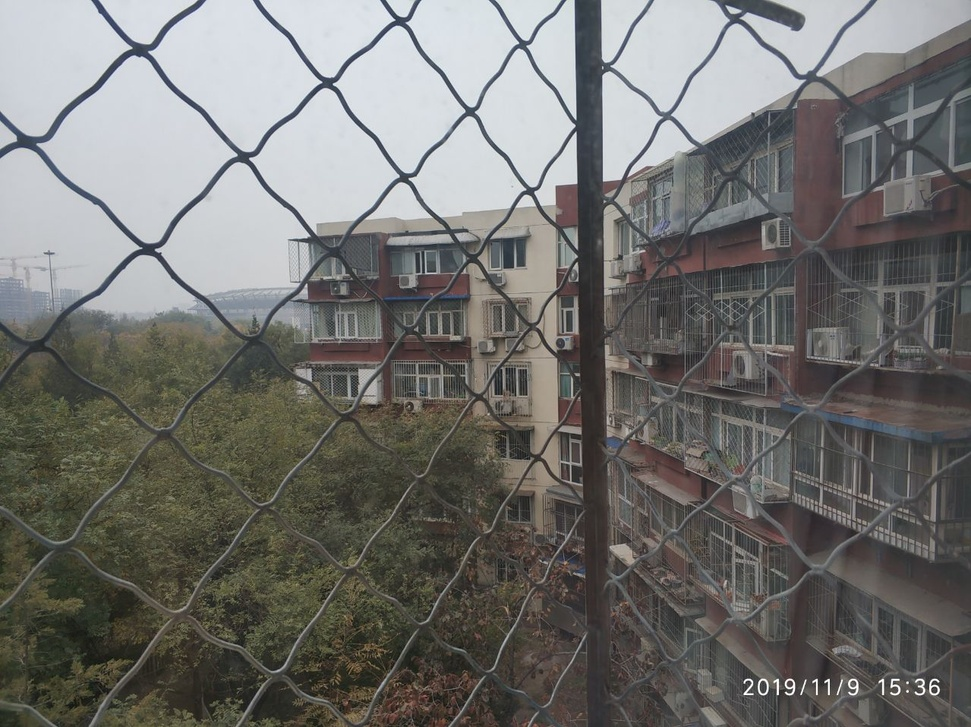
#> input picture res/1.jpg, 971 x 727 px, shrunk from 1279 x 957 before the run
$ python main.py res/1.jpg res/2.jpg
#> lines starting #> are read from the running program, lines starting #| are printed output that depends on the picture
### utils.py
# !/usr/bin/env python
# -*- coding:utf-8 -*-
# @Time  : 2019/11/9 下午1:11
# @Author: LiLinYang
# @File  : utils.py

import cv2
import numpy as np


class FindKeyPointsAndMatching:
    def __init__(self):
        self.sift = cv2.xfeatures2d.SIFT_create()
        self.brute = cv2.BFMatcher()

    def get_key_points(self, img1, img2):
        g_img1 = cv2.cvtColor(img1, cv2.COLOR_BGR2GRAY)
        g_img2 = cv2.cvtColor(img2, cv2.COLOR_BGR2GRAY)
        kp1, kp2 = {}, {}
        print('=============> Detecting key points!')
        kp1['kp'], kp1['des'] = self.sift.detectAndCompute(g_img1, None)
        kp2['kp'], kp2['des'] = self.sift.detectAndCompute(g_img2, None)
        return kp1, kp2

    def match(self, kp1, kp2):
        print('===========>Match key points!')
        matches = self.brute.knnMatch(kp1['des'], kp2['des'], k=2)
        good_matches = []

        for i, (m, n) in enumerate(matches):
            if m.distance < 0.7 * n.distance:
                good_matches.append((m.trainIdx, m.queryIdx))

        if len(good_matches) > 4:
            key_points1 = kp1['kp']
            key_points2 = kp2['kp']

            matched_kp1 = np.float32(
                [key_points1[i].pt for (_, i) in good_matches]
            )

            matched_kp2 = np.float32(
                [key_points2[i].pt for (i, _) in good_matches]
            )


            print('=============> Random sampling and computing the homography matrix!')
            homo_matrix, _ = cv2.findHomography(matched_kp1, matched_kp2, cv2.RANSAC, 4)
            return homo_matrix
        else:
            return None


class PasteTwoImages:
    def __init__(self):
        pass

    def __call__(self, img1, img2, homo_matrix):
        h1, w1 = img1.shape[0], img1.shape[1]
        h2, w2 = img2.shape[0], img2.shape[1]
        rect1 = np.array([[0, 0], [0, h1], [w1, h1], [w1, 0]], dtype=np.float32).reshape(
            (4, 1, 2))
        rect2 = np.array([[0, 0], [0, h2], [w2, h2], [w2, 0]], dtype=np.float32).reshape(
            (4, 1, 2))
        trans_rect1 = cv2.perspectiveTransform(rect1, homo_matrix)
        total_rect = np.concatenate((rect2, trans_rect1), axis=0)
        min_x, min_y = np.int32(total_rect.min(axis=0).ravel())
        max_x, max_y = np.int32(total_rect.max(axis=0).ravel())
        shift_to_zero_matrix = np.array([[1, 0, -min_x], [0, 1, -min_y], [0, 0, 1]])

        trans_img1 = cv2.warpPerspective(img1, shift_to_zero_matrix.dot(homo_matrix),
                                         (max_x - min_x, max_y - min_y))

        trans_img1[-min_y:h2 - min_y, -min_x:w2 - min_x] = img2
        return trans_img1

### main.py
# !/usr/bin/env python
# -*- coding:utf-8 -*-
# @Time  : 2019/11/9 下午12:46
# @Author: LiLinYang
# @File  : main.py

import cv2
import sys
import utils

# [18 lines of commented-out code are left out]


image1 = cv2.imread("res/1.jpg")
#> image1 is the input picture: shape (727, 971, 3); mean B, G, R 109.8, 112.7, 113.2
image2 = cv2.imread("res/2.jpg")
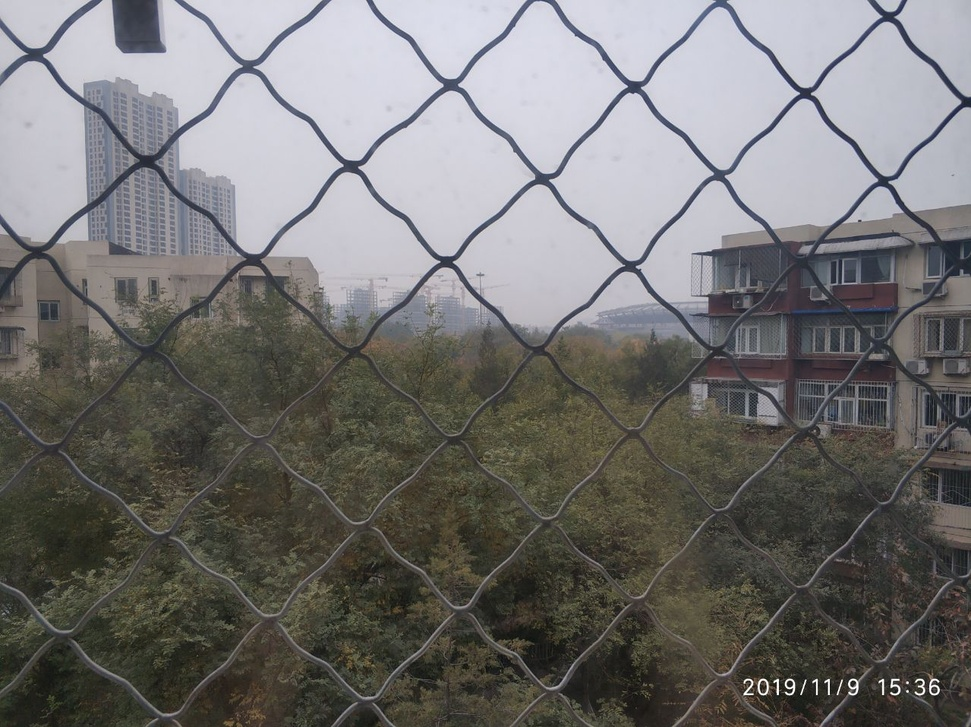
#> input picture res/2.jpg, 971 x 727 px, shrunk from 1279 x 957 before the run
#> image2 is the input picture: shape (727, 971, 3); mean B, G, R 112.7, 113.9, 115
stitch_match = utils.FindKeyPointsAndMatching()
kp1, kp2 = stitch_match.get_key_points(img1=image1, img2=image2)
#> in get_key_points, `g_img1 = cv2.cvtColor(img1, cv2.COLOR_BGR2GRAY)`:
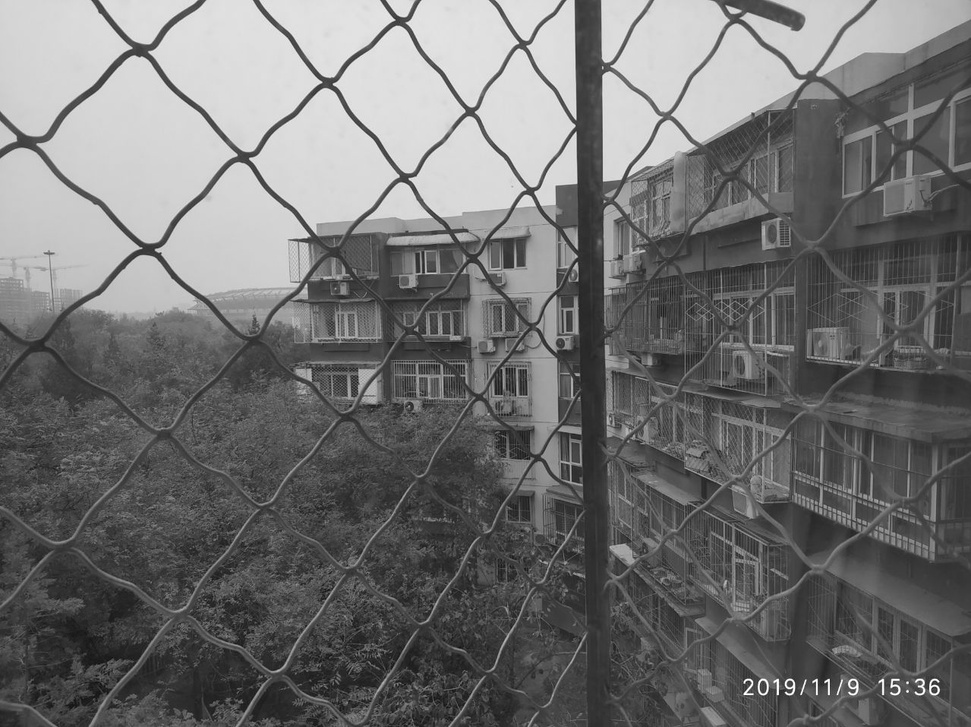
#> g_img1: shape (727, 971); min 12, max 255, mean 112.5
#> in get_key_points, `g_img2 = cv2.cvtColor(img2, cv2.COLOR_BGR2GRAY)`:
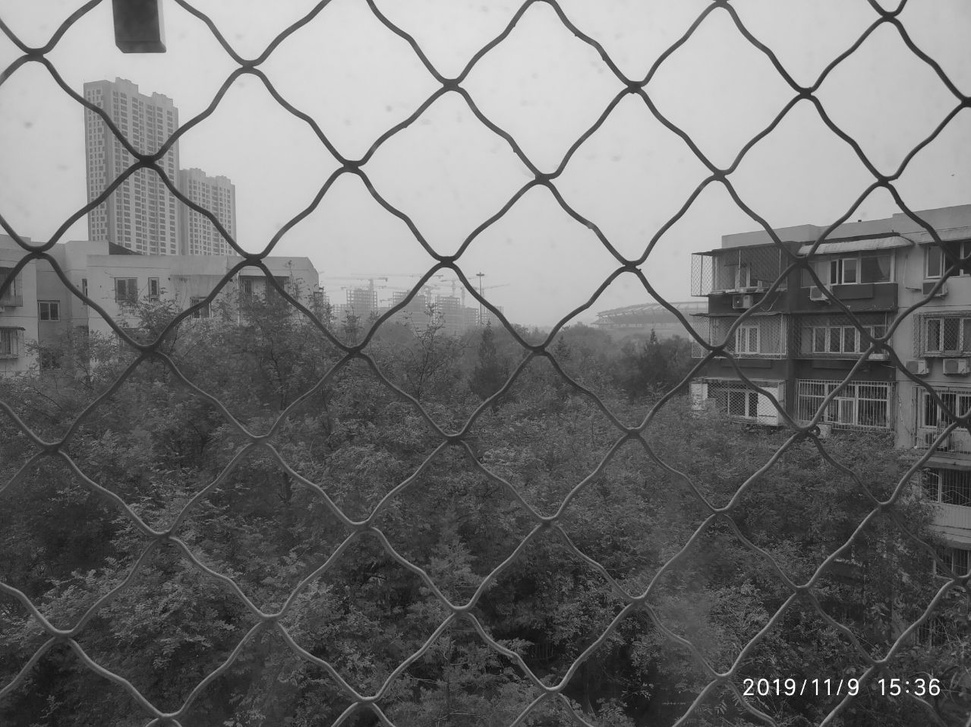
#> g_img2: shape (727, 971); min 7, max 255, mean 114.1
#> kp1 = 2 items; kp2 = 2 items
homo_matrix = stitch_match.match(kp1, kp2)
#> in match, `matches = self.brute.knnMatch(kp1['des'], kp2['des'], k=2)`: matches = 3286 matches
#> after the loop in match, `for i, (m, n) in enumerate(matches):`: good_matches = 110 pairs, first value 808 to 2400, second value 47 to 3239
#> in match, `key_points1 = kp1['kp']`: key_points1 = 3286 keypoints; strongest (x, y, size): (778, 693, 1.8), (828, 680, 2.5), (816, 680, 2.5), (745, 693, 2.2)
#> in match, `key_points2 = kp2['kp']`: key_points2 = 2433 keypoints; strongest (x, y, size): (777, 681, 2.7), (816, 680, 2.5), (853, 684, 3.2), (828, 681, 2.6)
#> in match, `matched_kp1 = np.float32( [key_points1[i].pt for (_, i) in good_matche..`: matched_kp1 = 110 pairs, first value 38.4 to 934.2, second value 10.04 to 693.4
#> in match, `matched_kp2 = np.float32( [key_points2[i].pt for (i, _) in good_matche..`: matched_kp2 = 110 pairs, first value 263 to 958.2, second value 77.85 to 693.4
#> in match, `homo_matrix, _ = cv2.findHomography(matched_kp1, matched_kp2, cv2.RANS..`: homo_matrix = [[0.46, -0.0174, 451.6], [-0.18, 0.861, 58.05], [-0.000572, 2.47e-05, 1]]
stitch_merge = utils.PasteTwoImages()
merge_image = stitch_merge(image1, image2, homo_matrix)
#> in __call__, `trans_rect1 = cv2.perspectiveTransform(rect1, homo_matrix)`: trans_rect1 = [[451.6, 58.05], [431.2, 672.1], [1917, 1101.5], [2023.1, -263.7]]
#> in __call__, `total_rect = np.concatenate((rect2, trans_rect1), axis=0)`: total_rect = [[0, 0], [0, 727], [971, 727], [971, 0], [451.6, 58.05], [431.2, 672.1], [1917, 1101.5], [2023.1, -263.7]]
#> in __call__, `min_x, min_y = np.int32(total_rect.min(axis=0).ravel())`: min_x = 0; min_y = -263
#> in __call__, `max_x, max_y = np.int32(total_rect.max(axis=0).ravel())`: max_x = 2023; max_y = 1101
#> in __call__, `shift_to_zero_matrix = np.array([[1, 0, -min_x], [0, 1, -min_y], [0, 0..`: shift_to_zero_matrix = [[1, 0, 0], [0, 1, 263], [0, 0, 1]]
#> in __call__, `trans_img1 = cv2.warpPerspective(img1, shift_to_zero_matrix.dot(homo_m..`:
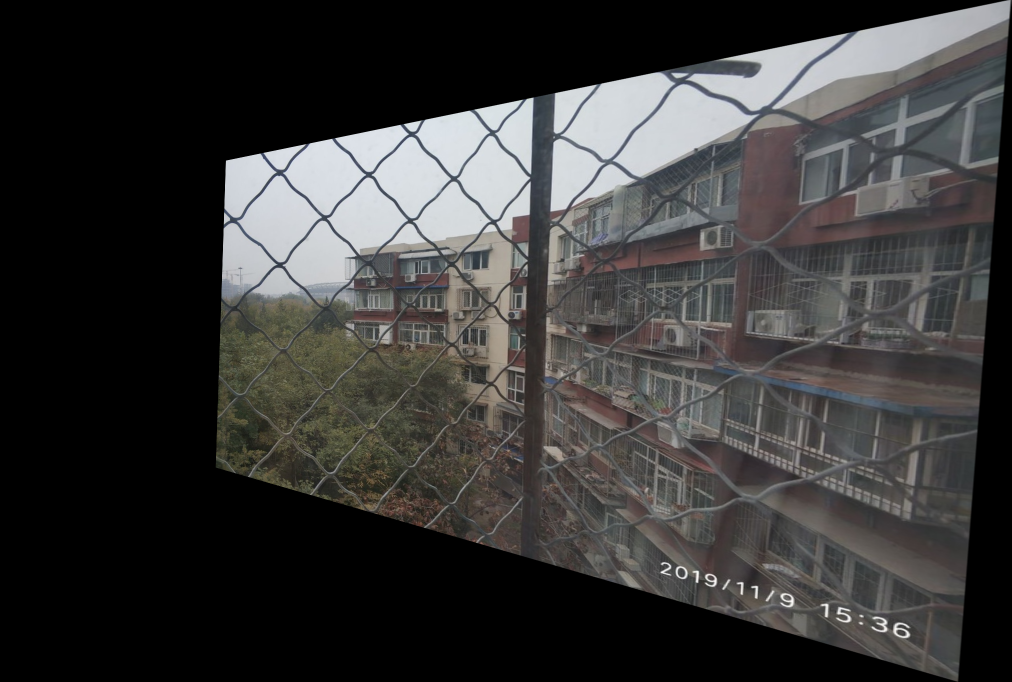
#> trans_img1: shape (1364, 2023, 3) (shown at 1/2 size); mean B, G, R 56.2, 56.8, 57.4
#> in __call__, `trans_img1[-min_y:h2 - min_y, -min_x:w2 - min_x] = img2`:
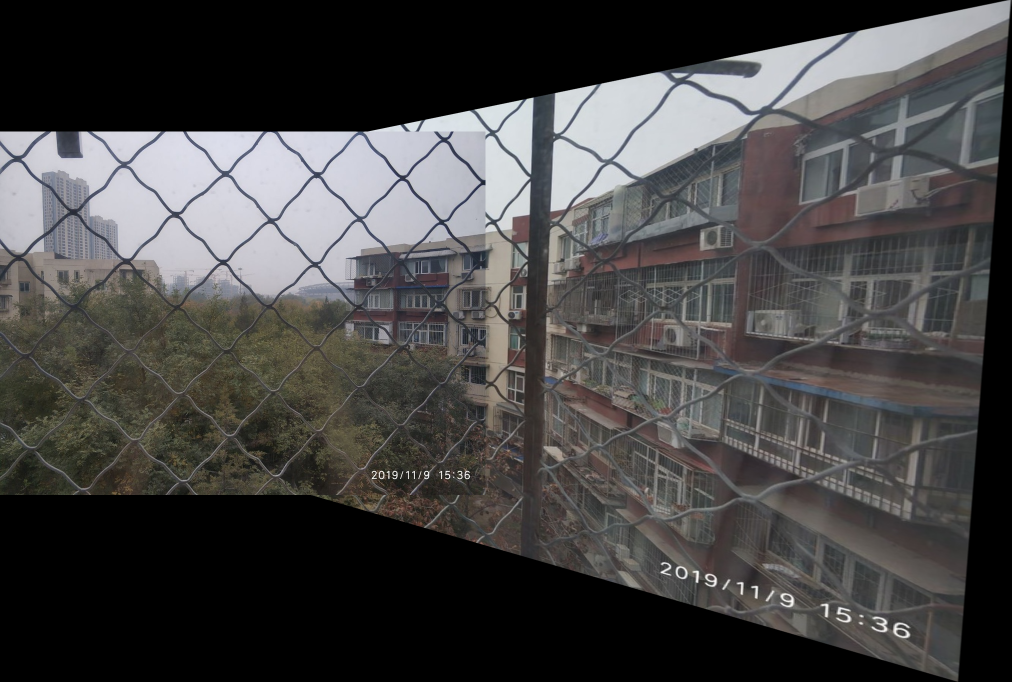
#> trans_img1: shape (1364, 2023, 3) (shown at 1/2 size); mean B, G, R 69, 69.3, 70.3
cv2.namedWindow('output', cv2.WINDOW_NORMAL)
cv2.imshow('output', merge_image)
if cv2.waitKey() == 27:
#> (key Esc is pressed here)
    cv2.destroyAllWindows()
cv2.imwrite('res/output.jpg', merge_image)
print('\n================>Output saved!')
